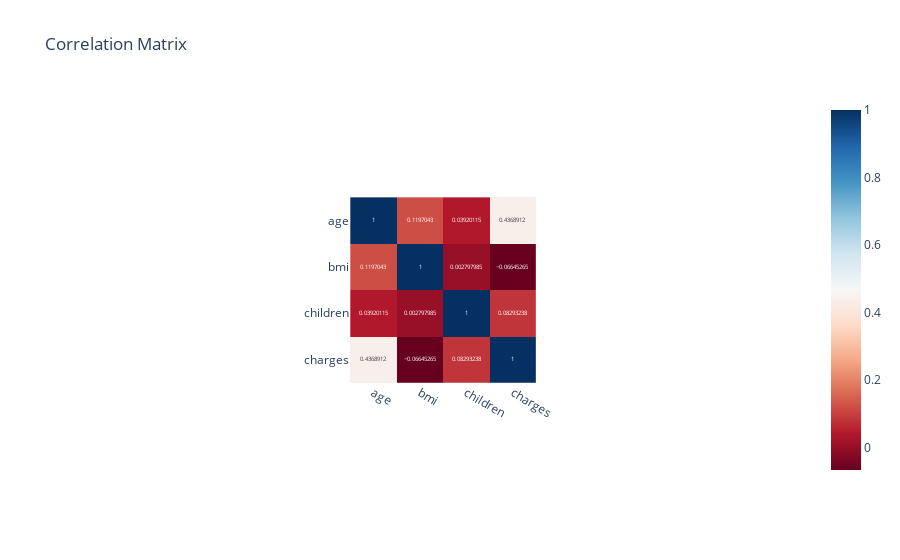

The cell this chart's notebook holds for it:
### Code cell
fig = px.imshow(
    corr_matrix,
    text_auto=True,
    color_continuous_scale='RdBu',
    title="Correlation Matrix"
)
fig.show()

### Figure 1 — Plotly figure (JSON) as saved in the notebook; plotly's stock layout.template omitted (floating-point values rounded to 4 significant figures)
{"data": [{"coloraxis": "coloraxis", "hovertemplate": "x: %{x}<br>y: %{y}<br>color: %{z}<extra></extra>", "name": "0", "texttemplate": "%{z}", "type": "heatmap", "x": ["age", "bmi", "children", "charges"], "xaxis": "x", "y": ["age", "bmi", "children", "charges"], "yaxis": "y", "z": [[1, 0.1197, 0.0392, 0.4369], [0.1197, 1, 0.002798, -0.06645], [0.0392, 0.002798, 1, 0.08293], [0.4369, -0.06645, 0.08293, 1]]}], "layout": {"autosize": true, "coloraxis": {"colorscale": [[0, "rgb(103,0,31)"], [0.1, "rgb(178,24,43)"], [0.2, "rgb(214,96,77)"], [0.3, "rgb(244,165,130)"], [0.4, "rgb(253,219,199)"], [0.5, "rgb(247,247,247)"], [0.6, "rgb(209,229,240)"], [0.7, "rgb(146,197,222)"], [0.8, "rgb(67,147,195)"], [0.9, "rgb(33,102,172)"], [1, "rgb(5,48,97)"]]}, "title": {"text": "Correlation Matrix"}, "xaxis": {"anchor": "y", "autorange": true, "constrain": "domain", "domain": [0.3722, 0.6278], "range": [-0.5, 3.5], "scaleanchor": "y", "type": "category"}, "yaxis": {"anchor": "x", "autorange": true, "constrain": "domain", "domain": [0.0902, 0.9098], "range": [3.5, -0.5], "type": "category"}}}
